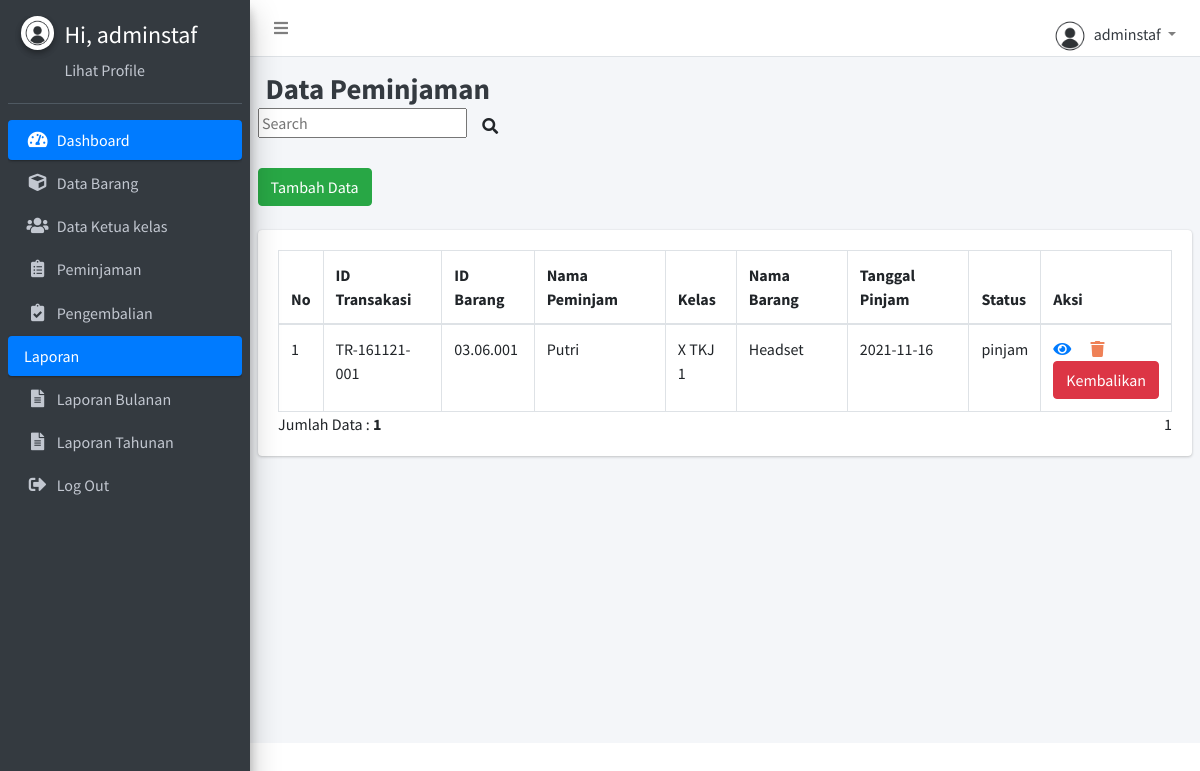
Page /transaksi-peminjaman.php (signed in) on the committed database.
### tables this page shows
CREATE TABLE `transaksi` (
  `IdTransaksi` varchar(50) NOT NULL,
  `IdBarang` varchar(20) NOT NULL,
  `Nama` varchar(50) NOT NULL,
  `SwKelas` varchar(10) NOT NULL,
  `BrgNama` varchar(50) NOT NULL,
  `TglPinjam` date NOT NULL,
  `TglKembali` date NOT NULL,
  `status` varchar(20) NOT NULL
);

CREATE TABLE `barang` (
  `IdBarang` varchar(15) NOT NULL,
  `BrgNama` varchar(50) NOT NULL,
  `BrgMerk` varchar(50) NOT NULL,
  `BrgSpesifikasi` varchar(255) NOT NULL,
  `BrgKondisi` varchar(255) NOT NULL,
  `BrgJumlah` int(5) NOT NULL
);

CREATE TABLE `siswa` (
  `IdSiswa` varchar(10) NOT NULL,
  `SwNama` varchar(50) NOT NULL,
  `SwKelas` varchar(10) NOT NULL,
  `SwNoHp` varchar(15) NOT NULL
);

### transaksi-peminjaman.php (the view, shortened to what this page needs)
<?php
include'config.php';
?>
<!DOCTYPE html>
<html>
<head>
<?php include 'template/header.php';?>
<?php include 'template/sidebar.php';?>
  <div class="content-wrapper">
    <div class="content-header">
      <div class="container-fluid">
        <div class="row mb-2">
          <div class="col-sm-9">
            <h1 class="m-0 text-dark"><b>Data Peminjaman</b></h1>
          </div>
          <div class="form-inline">
            <div align="right">
            <div class="form-inline">
            <div align="right">
                <form method=post>
                    <input type="text" name="pencarian" placeholder="Search">
                        <button class="btn btn-navbar" type="submit">
                            <i class="fas fa-search"></i>
                        </button>
                </form>
            </div>
        </div>
            </div>
        </div>
        </div>
      </div>
    </div>
    <div class="col-12">
        <a href="transaksi-input.php" class="btn btn-success">Tambah Data</a>
    </div>
    <br>
    <section class="content">
      <div class="row">
        <div class="col-12">
          <div class="card">
            <div class="card-body">
              <table id="example2" class="table table-bordered table-hover">
                <thead>
                <tr>
                    <th>No</th>
                    <th>ID Transakasi</th>
                    <th>ID Barang</th>
                    <th>Nama Peminjam</th>
                    <th>Kelas</th>
                    <th>Nama Barang</th>
                    <th>Tanggal Pinjam</th>
                    <th>Status </th>
                    <th>Aksi</th>
                </tr>
                </thead>
                <tbody>
            <?php
                $batas = 5;
                extract($_GET);
                if(empty($hal)) {
                    $posisi = 0;
                    $hal = 1;
                    $nomor = 1;
                }else {
                    $posisi = ($hal - 1) * $batas;
                    $nomor = $posisi+1;
                }
                if($_SERVER['REQUEST_METHOD'] == "POST") {
                    $pencarian = trim(mysqli_real_escape_string($conn, $_POST['pencarian']));
                    if($pencarian != "") {
                        $sql = "SELECT transaksi.IdTransaksi, b.IdBarang, b.BrgNama, transaksi.Nama, siswa.SwKelas, transaksi.TglPinjam,
                                transaksi.TglKembali, transaksi.status FROM transaksi
                                INNER JOIN barang b ON transaksi.IdBarang = b.IdBarang
                                INNER JOIN siswa ON transaksi.SwKelas = siswa.SwKelas
								WHERE transaksi.IdTransaksi LIKE '%$pencarian%'
                                OR  transaksi.TglPinjam LIKE '%$pencarian%'
                                OR  transaksi.TglKembali LIKE '%$pencarian%'
                                OR  transaksi.Nama LIKE '%$pencarian%'
                                OR  transaksi.status LIKE '%$pencarian%'
								OR  barang.IdBarang LIKE '%$pencarian%'
                                OR  barang.BrgNama LIKE '%$pencarian%'
								OR  siswa.SwKelas LIKE '%$pencarian%'";
                        $query = $sql;
                        $queryJml = $sql;
                    } else {
                        $query = "SELECT transaksi.IdTransaksi, b.IdBarang, b.BrgNama, transaksi.Nama, siswa.SwKelas, transaksi.TglPinjam,
                                transaksi.TglKembali, transaksi.status FROM transaksi
                                INNER JOIN barang b ON transaksi.IdBarang = b.IdBarang
                                INNER JOIN siswa ON transaksi.SwKelas = siswa.SwKelas
                                WHERE transaksi.status = 'Pinjam'
								ORDER BY transaksi.IdTransaksi DESC
								LIMIT $posisi, $batas";
                        $queryJml = "SELECT * FROM transaksi WHERE transaksi.status = 'Pinjam'";
                        $no = $posisi * 1;
                    }
                }
                else {
                            $query = "SELECT transaksi.IdTransaksi, b.IdBarang, b.BrgNama, transaksi.Nama, siswa.SwKelas,  transaksi.TglPinjam,
                            transaksi.TglKembali, transaksi.status FROM transaksi
                            INNER JOIN barang b ON transaksi.IdBarang = b.IdBarang
                            INNER JOIN siswa ON transaksi.SwKelas = siswa.SwKelas
                            WHERE transaksi.status = 'Pinjam'
                            ORDER BY transaksi.IdTransaksi DESC
                            LIMIT $posisi, $batas";
                        $queryJml = "SELECT * FROM transaksi WHERE transaksi.status = 'Pinjam'";
                }
               $q_tampil_transaksi = mysqli_query($conn, $query);
               if(mysqli_num_rows($q_tampil_transaksi) > 0) {
                   while($r_tampil_transaksi=mysqli_fetch_array($q_tampil_transaksi)) {
           ?>
            <tr>
                <td><?php echo $nomor; ?></td>
                <td><?php echo $r_tampil_transaksi['IdTransaksi']; ?></td>
                <td><?php echo $r_tampil_transaksi['IdBarang']; ?></td>
				<td><?php echo $r_tampil_transaksi['Nama']; ?></td>
				<td><?php echo $r_tampil_transaksi['SwKelas']; ?></td>
                <td><?php echo $r_tampil_transaksi['BrgNama']; ?></td>
                <td><?php echo $r_tampil_transaksi['TglPinjam']; ?></td>
                <td><?php echo $r_tampil_transaksi['status']; ?></td>
                <td>
                    <a href="transaksi-peminjaman-detail.php?IdTransaksi=<?php echo $r_tampil_transaksi['IdTransaksi'];?>"><i class="nav-icon fas fa-eye" title="Detail">&#xE254;</i></a>
					<a href="transaksi-peminjaman-delete.php?IdTransaksi=<?php echo $r_tampil_transaksi['IdTransaksi'];?>" onclick = "return confirm ('Apakah Anda Yakin Akan Menghapus Data Ini?')" class="tombol" style="color:#ef8157; font-weight:bold"><i class="nav-icon fas fa-trash" title="Delete">&#xE872;</i></a>
                    <div class="tombol-opsi-container"><a href="transaksi-pengembalian-proses.php?&IdTransaksi=<?php echo $r_tampil_transaksi['IdTransaksi'];?>&IdBarang=<?php echo $r_tampil_transaksi['IdBarang']; ?>&TglKembali=<?php echo $r_tampil_transaksi['TglKembali']; ?>
                    &BrgNama=<?php echo $r_tampil_transaksi['BrgNama']; ?>&SwKelas=<?php echo $r_tampil_transaksi['SwKelas']; ?>" onclick = "return confirm ('Apakah Anda Yakin ingin mengembalikan Barang ini ?')" class="btn btn-danger">Kembalikan</a></div>
                </td>
            </tr>
            <?php
                        $nomor++;
                    }
                }
                else {
                    echo "<tr><td colspan=6>Data Tidak Ditemukan</td></tr>";
                }
            ?>
        </tbody>
        </table>
        <?php
    if(isset($_POST['pencarian'])) {
        if($_POST['pencarian']!='') {
            echo "<div style=\"float:left;\">";
            $jml = mysqli_num_rows(mysqli_query($conn, $queryJml));
            echo "Data Hasil Pencarian: <b>$jml</b>";
            echo "</div>";
        }
    } else {
    ?>
        <div style="float: left;">
        <?php
            $jml = mysqli_num_rows(mysqli_query($conn, $queryJml));
            echo "Jumlah Data : <b>$jml</b>";
        ?>
        </div>
        <div class="pagination" style="float: right;">
            <?php
                $jml_hal = ceil($jml / $batas);
                for($i = 1; $i <= $jml_hal; $i++) {
                    if($i != $hal) {
                        echo "<a href=\"?p=transaksi-peminjaman&hal=$i\">$i</a>";
                    } else {
                        echo "<a class=\"active\">$i</a>";
                    }
                }
            ?>
        </div>
    <?php
    }
    ?>
            </div>
         </div>
         </div>
    </div>
    </section>
</body>
</html>

### rows in the picture
transaksi: IdTransaksi "TR-161121-001", IdBarang.IdBarang "03.06.001", Nama "Putri", siswa.SwKelas "X TKJ 1", IdBarang.BrgNama "Headset", TglPinjam "2021-11-16", status "pinjam"

### other values in the picture
$_SESSION['username'] "adminstaf"
$jml "1"
